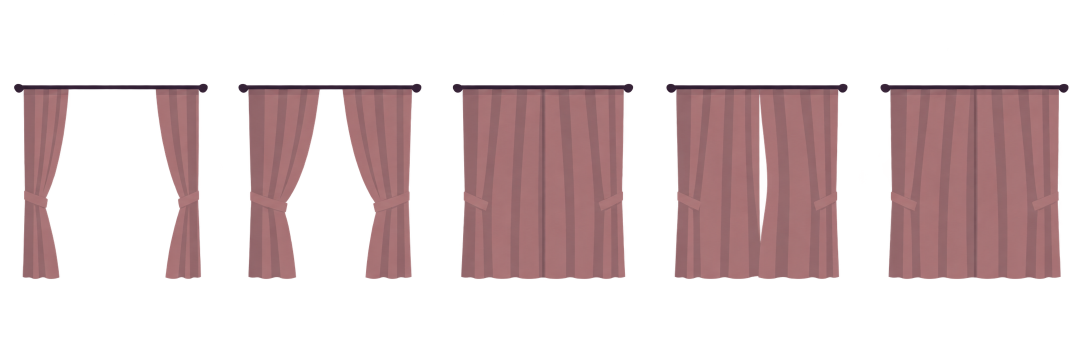
#> input picture animation/curtainclose.png, 2172 x 724 px, found by its file name (shown at 1/2 size)
$ python build_curtain_sheet.py
#> lines starting #> are read from the running program, lines starting #| are printed output that depends on the picture; after the words box and inside, x2 and y2 are one past the last pixel; in counts of white or black regions, pixels touching at a corner belong together
# Rebuild animation/curtain.png from the raw generated sheet animation/curtainclose.png.
# Needs Pillow + numpy. Run from the repo root: python animation/build_curtain_sheet.py
# Every frame is cropped to its curtain rod and stretched to one cell width, so the rod
# ends and the hem land in the same place in every cell. Near-invisible red keying
# specks (alpha 1-4) are dropped. Colours are kept: the fabric already matches the
# curtains painted in the scene.
from PIL import Image; import numpy as np
src=Image.open('animation/curtainclose.png').convert('RGBA')
#> src is the input picture: PIL image 2172x724 RGBA; mean R, G, B, A 53, 35.7, 36.9, 81.6
rods=[(28,414),(477,842),(906,1265),(1333,1694),(1761,2136)]  # rod x-span per frame
TOP,BOT=165,561   # rod top is row 171, hem bottom row 557
CW,CH=360,BOT-TOP
out=Image.new('RGBA',(CW*len(rods),CH),(0,0,0,0))
#> out: PIL image 1800x396 RGBA; every value is 0
for i,(x0,x1) in enumerate(rods):
    out.paste(src.crop((x0,TOP,x1+1,BOT)).resize((CW,CH),Image.LANCZOS),(i*CW,0))
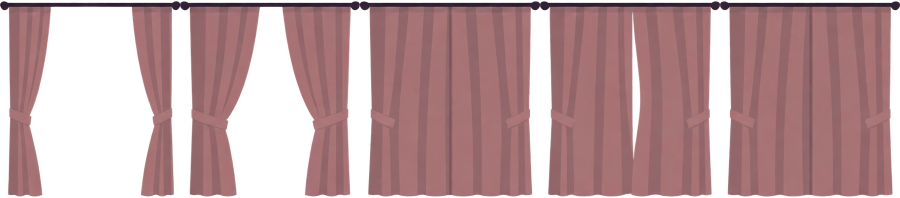
#> out: PIL image 1800x396 RGBA (shown at 1/2 size); mean R, G, B, A 114.1, 76.7, 79.5, 176; transparent parts drawn white
a=np.asarray(out).copy()
al=a[...,3]
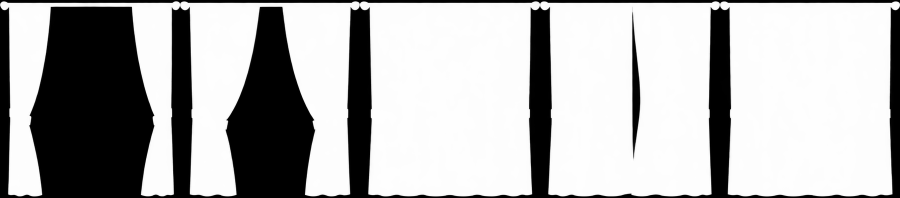
#> al: shape (396, 1800) (shown at 1/2 size); min 0, max 255, mean 176
a[al<16]=0
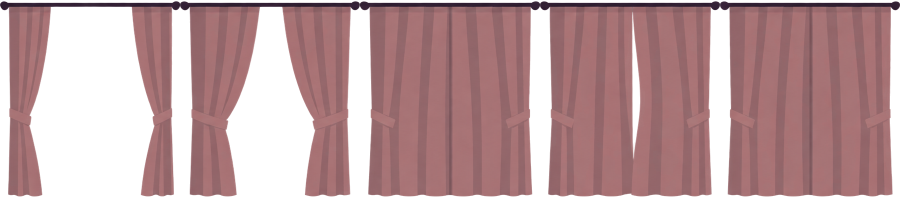
#> a: shape (396, 1800, 4) (shown at 1/2 size); 2.92% of pixels changed, all inside (x1, y1, x2, y2) = (0, 0, 1800, 396); transparent parts drawn white
a[...,3]=np.where(al>200,255,a[...,3])
Image.fromarray(a,'RGBA').save('animation/curtain.png')
print('sheet',CW*len(rods),CH,'cell',CW,'rod top y',171-TOP,'hem y',557-TOP)

$ run again, with animation/dance.png copied over animation/curtainclose.png
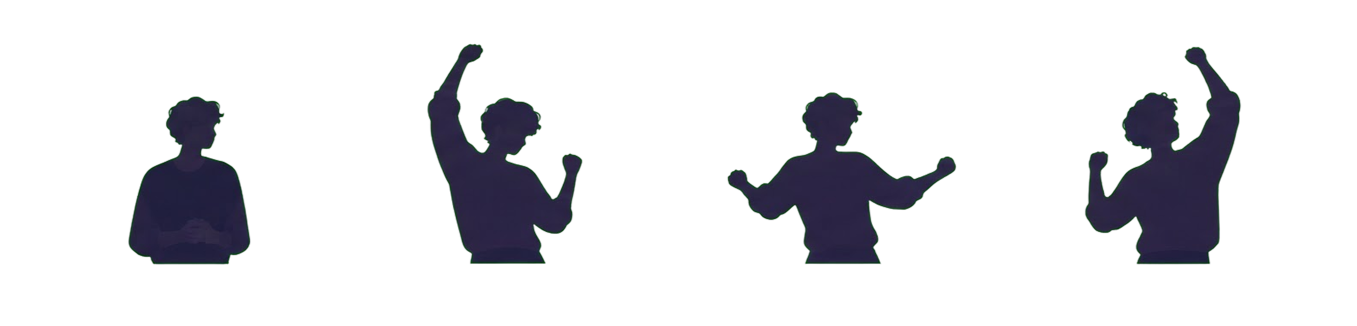
#> input picture animation/dance.png, 4070 x 976 px, found by its file name (shown at 1/3 size)
#> src is the input picture: PIL image 4070x976 RGBA; mean R, G, B, A 5.6, 5.6, 9.1, 35.3
#> `al=a[...,3]`:
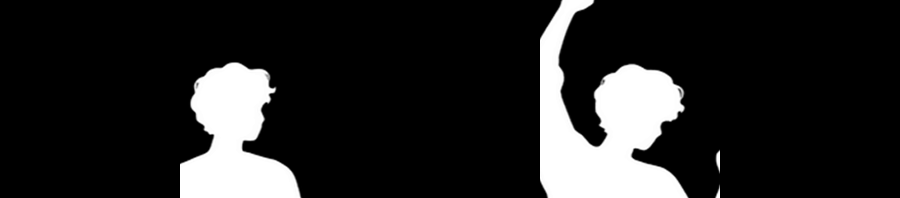
#> al: shape (396, 1800) (shown at 1/2 size); min 0, max 255, mean 36.6
#> `a[...,3]=np.where(al>200,255,a[...,3])`:
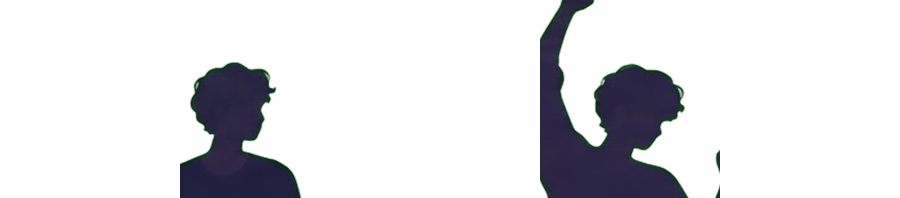
#> a: shape (396, 1800, 4) (shown at 1/2 size); mean R, G, B, A 5.7, 5.9, 9.2, 36.7; transparent parts drawn white

$ run again, with animation/plantgrowth.png copied over animation/curtainclose.png
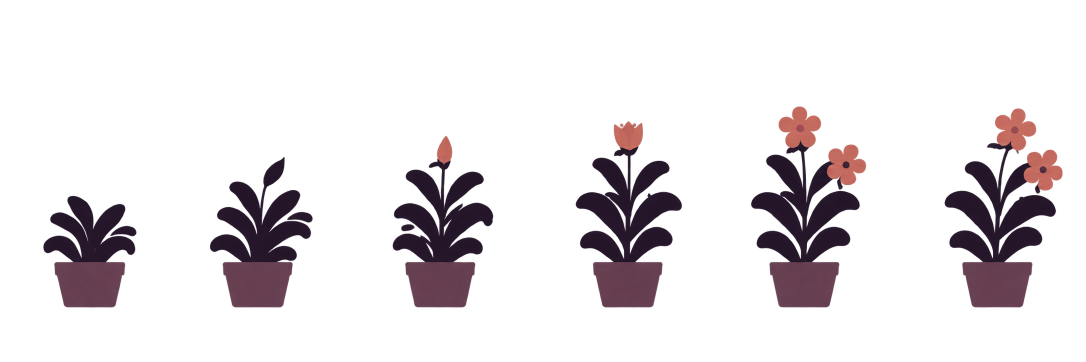
#> input picture animation/plantgrowth.png, 2172 x 724 px, found by its file name (shown at 1/2 size)
#> src is the input picture: PIL image 2172x724 RGBA; mean R, G, B, A 10.6, 6, 8.4, 33.9
#> `al=a[...,3]`:
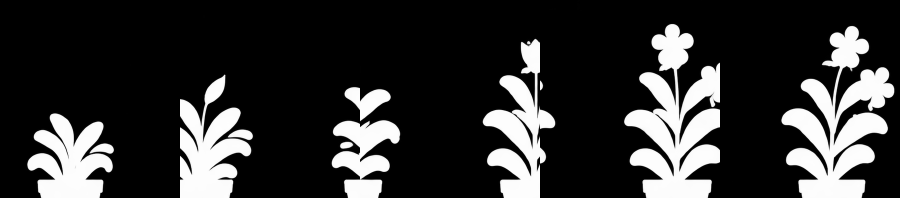
#> al: shape (396, 1800) (shown at 1/2 size); min 0, max 255, mean 49.7
#> `a[...,3]=np.where(al>200,255,a[...,3])`:
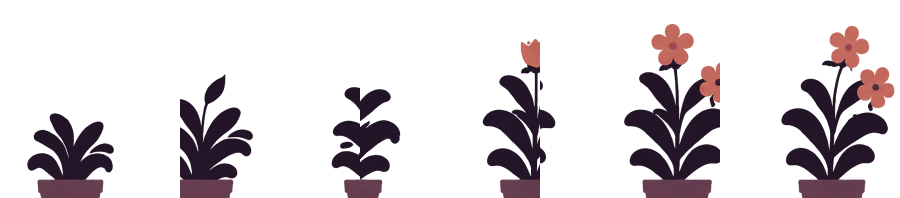
#> a: shape (396, 1800, 4) (shown at 1/2 size); mean R, G, B, A 13.3, 7.6, 10.8, 50.3; transparent parts drawn white
